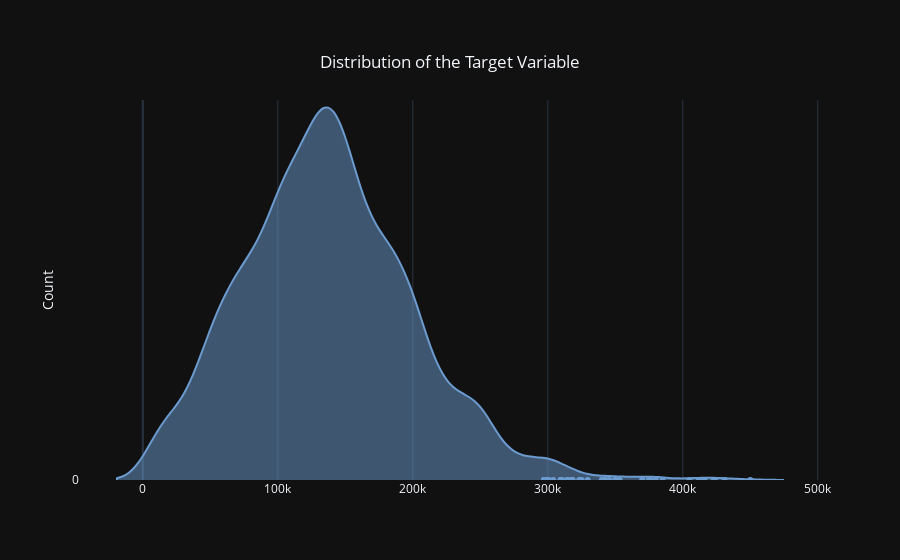

The notebook cell this image was saved under:
### Code cell
def tar_var_summary(df, target):
    fig = go.Figure()
    fig.add_trace(go.Violin(x=df[target], line_color='#6C9BCF', name='Happy', y0=0))
    fig.update_traces(orientation='h', side='positive', meanline_visible=False)
    fig.update_layout(title={'text': "Distribution of the Target Variable",
                             'y':0.9,
                             'x':0.5,
                             'xanchor':'center',
                             'yanchor':'top'},
                             barmode='overlay',
                             yaxis=dict(title='Count'),
                             template = 'plotly_dark')
    fig.show()
    
tar_var_summary(df, "salary_in_usd")

### Figure 1 — Plotly figure (JSON) as saved in the notebook; plotly's stock layout.template omitted (floating-point values rounded to 4 significant figures; data arrays with more than 128 entries replaced by an {"elided": "..."} marker saying what was removed)
{"data": [{"line": {"color": "#6C9BCF"}, "meanline": {"visible": false}, "name": "Happy", "orientation": "h", "side": "positive", "type": "violin", "x": {"elided": "3755 int values"}, "y0": 0}], "layout": {"barmode": "overlay", "title": {"text": "Distribution of the Target Variable", "x": 0.5, "xanchor": "center", "y": 0.9, "yanchor": "top"}, "yaxis": {"title": {"text": "Count"}}}}
